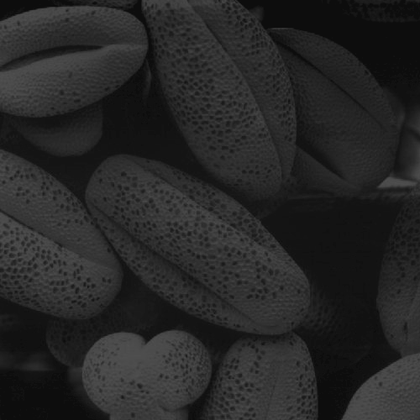
%> input picture Faculdade/PG/imagens/cacau_escuro.tif, 420 x 420 px, shrunk from 500 x 500 before the run
$ octave quantiza.m   (GNU Octave 9; MATLAB toolbox functions it lacks are replaced by stand-ins)
%> lines starting %> are read from the running program, lines starting %| are printed output that depends on the picture
close all % fechar todas as janelas
clear % limpar a mem髍ia
clc % limpa a tela da 醨ea de trabalho
A=imread('cacau_escuro.tif'); % Ler o arquivo
%> A is the input picture: size 420x420 uint8; min 10, max 81, mean 38.7
maior_cinza=max(max(A));
%> maior_cinza = 81
qtd_niveis=4;
passo=round(maior_cinza/qtd_niveis);
%> passo = 20
figure, imshow(A); % mostrar a imagem
figure, imhist(A);
%> after `imhist(A)`:
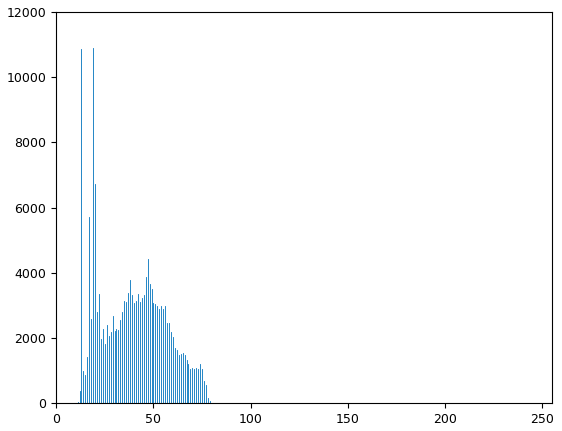
%> figure redrawn from the program's plot data; highest point at x = 19, y = 10911
[lin col]=size(A); % obt閙 dimens鮡s da imagem
%> lin = 420; col = 420
for i=1:lin
    for j=1:col
        B(i,j)=round(A(i,j)/passo)*passo;
        if B(i,j)>255
            B(i,j)=255;
        else
            if B(i,j)<0
                B(i,j)=0;
            end
        end
    end
end
figure, imhist(B);
%> after `imhist(B)`:
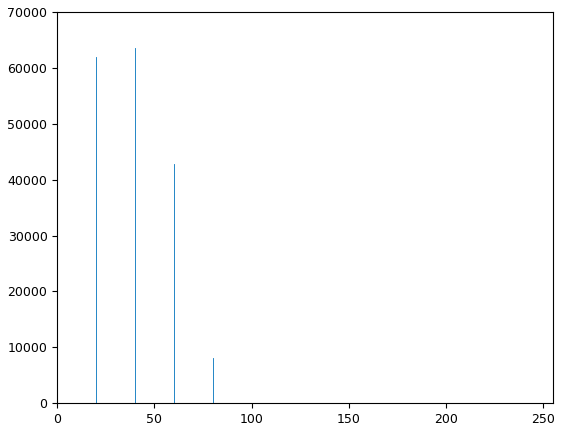
%> figure redrawn from the program's plot data; highest point at x = 40, y = 63505
figure, imshow(B);

$ run again, with Faculdade/PG/imagens/batatas.tif copied over Faculdade/PG/imagens/cacau_escuro.tif
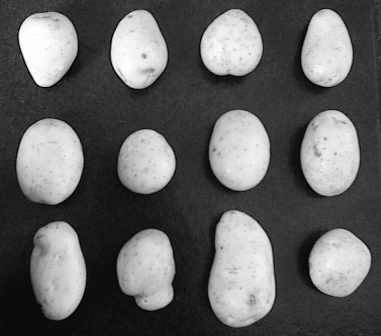
%> input picture Faculdade/PG/imagens/batatas.tif, 381 x 336 px
%> A is the input picture: size 336x381 uint8; min 0, max 254, mean 98.7
%> maior_cinza = 254
%> passo = 64
%> after the loop `for i=1:lin`:
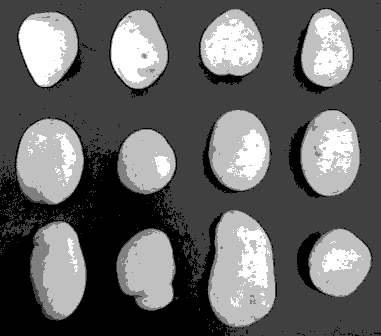
%> B: size 336x381 uint8; min 0, max 255, mean 100.3
%> `imhist(B)`:
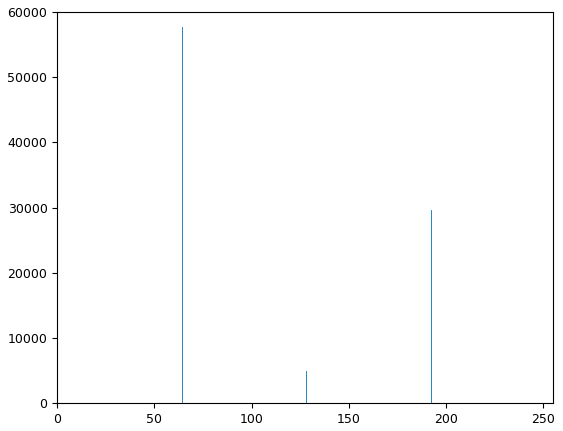
%> figure redrawn from the program's plot data; highest point at x = 64, y = 57634
